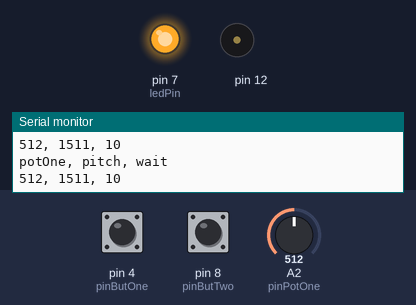
Simulated run of this sketch. Board: Arduino Uno, built with avr-gcc and run on an emulated ATmega328P. Shown: output pins drawn as LEDs (lit = HIGH), buzzer (waves = sounding), the last lines printed to the serial monitor. Inputs (shaded band) come from the test bench; at power-on: pin 8 (pinButTwo) LOW, A2 (pinPotOne) = 512, pin 4 (pinButOne) HIGH.

Above: at 0.79 s.
1.3 s: pin 8 (pinButTwo) pulled HIGH for 1 s
At 2.54 s:
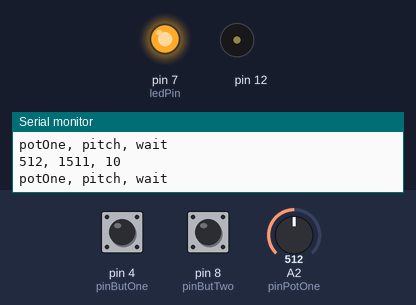
4.3 s: A2 (pinPotOne) set to 347
7.3 s: A2 (pinPotOne) set to 319
10.3 s: pin 4 (pinButOne) pulled LOW for 1 s
At 11.01 s:
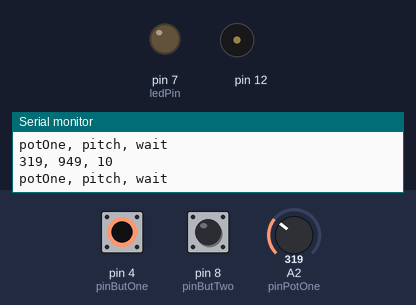
14.3 s: pin 8 (pinButTwo) pulled HIGH for 0.15 s
At 14.8 s:
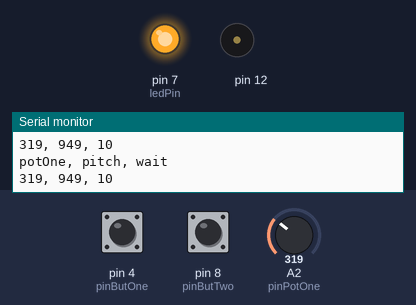
17.4 s: pin 4 (pinButOne) pulled LOW for 0.15 s
At 17.58 s:
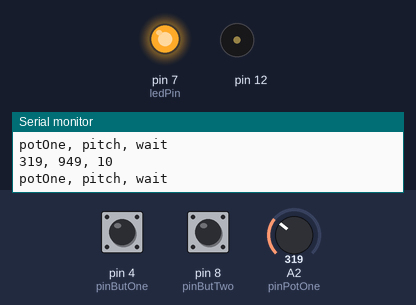
Timing chart, 0 to 21.5 s (numbered marks = the images above; inputs shaded):
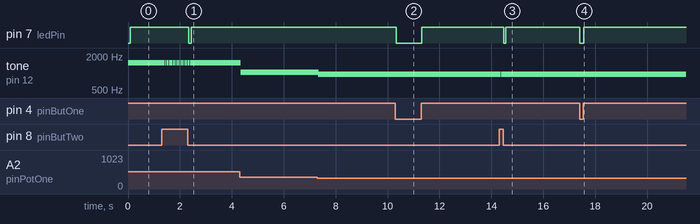

The sketch:

musical.ino
```cpp
// declaring variables
int potOne;
int wait[] = {10, 20, 30, 40, 50, 60, 70, 80, 90, 100, 500, 1000};
int i = 3;
int waitUp = 0;
int waitDown = 0;
int pitch;
const int ledPin = 7;
const int pinPotOne = A2;
const int pinButOne = 4;
const int pinButTwo = 8;

void setup() {
  Serial.begin(9600);
  pinMode(ledPin, OUTPUT);
}

void loop() {
  // if everything is normal LED shouldn't be ON
  digitalWrite(ledPin, LOW);

  //check if buttons are being pressed
  waitUp = digitalRead(pinButTwo);
  waitDown = digitalRead(pinButOne);

  if(waitUp == HIGH && waitDown == LOW && i<11) {
    i += 1;
  }
  else if(waitUp == HIGH && waitDown == LOW && i == 11) {
    digitalWrite(ledPin, HIGH);
  }
  else if(waitUp == LOW && waitDown == HIGH && i > 0) {
    i -= 1;
  }
  else if(waitUp == LOW && waitDown == HIGH && i == 0) {
    digitalWrite(ledPin, HIGH);
  }
  else if(waitUp == HIGH && waitDown == HIGH) {
    i = 3;
    digitalWrite(ledPin, HIGH);
  }

  delay(10);
  potOne = analogRead(pinPotOne);
  int pitch = map(potOne, 0, 1023, 20, 3000);
  Serial.println("potOne, pitch, wait");
  Serial.print(potOne);
  Serial.print(", ");
  Serial.print(pitch);
  Serial.print(", ");
  Serial.println(wait[i]);
  tone(12, pitch, wait[i]);
  delay(wait[i]);
}
```

Measured:
- after the input at 1.3 s, pin 7 (ledPin): HIGH → LOW after 1.0 s, → HIGH 0.09 s later
- after the input at 10.3 s, pin 7 (ledPin): HIGH → LOW at once, → HIGH 0.98 s later
- after the input at 14.3 s, pin 7 (ledPin): HIGH → LOW after 0.17 s, → HIGH 0.09 s later
- after the input at 17.4 s, pin 7 (ledPin): HIGH → LOW at once, → HIGH 0.15 s later
- by itself, tone on pin 12: alternates 949 Hz for 0.01 s and silent for 0.03 s
